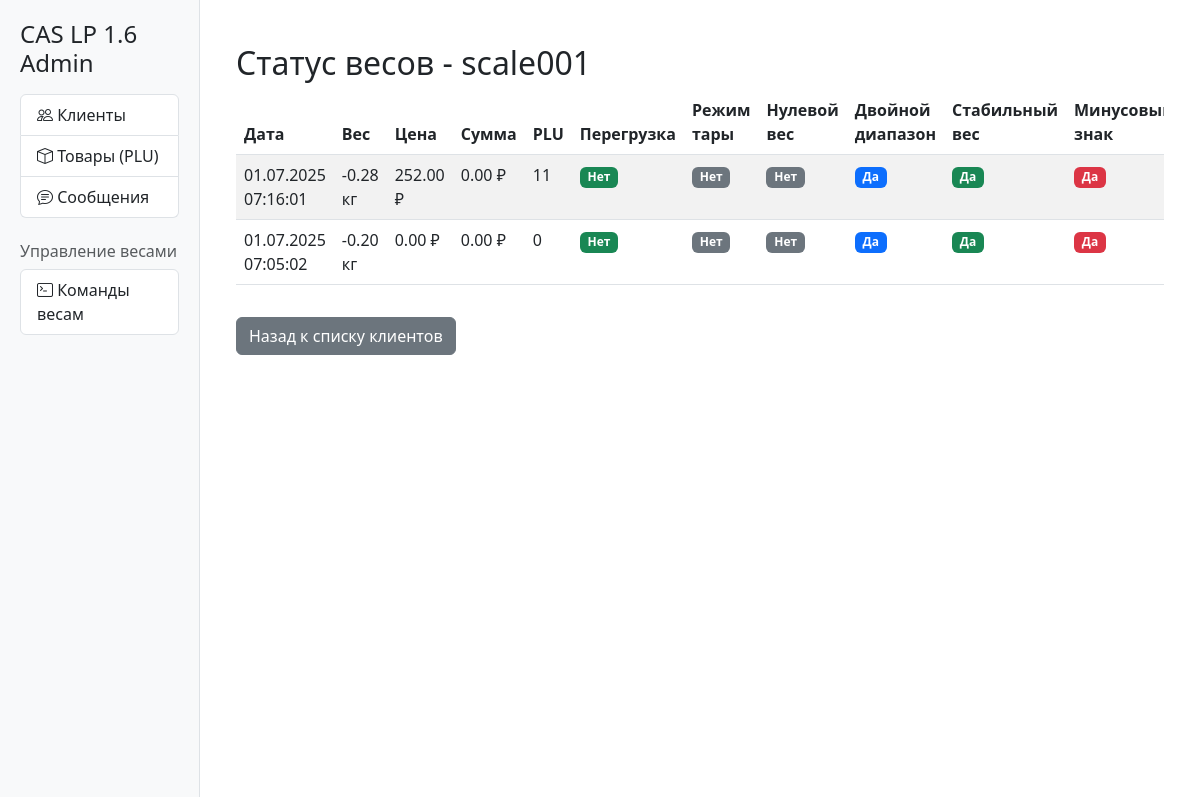
/status/scale001, run on the app's committed database.
### server.py (models this page shows)
class ScaleStatus(db.Model):
    id = db.Column(db.Integer, primary_key=True)
    client_id = db.Column(db.String(64), db.ForeignKey('client.client_id'))
    status_byte = db.Column(db.Integer, default=0)  # Байт статуса
    weight = db.Column(db.Integer, default=0)  # Вес
    price = db.Column(db.Integer, default=0)  # Цена
    sum = db.Column(db.Integer, default=0)  # Сумма
    plu_number = db.Column(db.Integer, default=0)  # Номер PLU
    overload = db.Column(db.Boolean, default=False)  # Перегрузка
    tare_mode = db.Column(db.Boolean, default=False)  # Режим тары
    zero_weight = db.Column(db.Boolean, default=False)  # Нулевой вес
    dual_range = db.Column(db.Boolean, default=False)  # Двойной диапазон
    stable_weight = db.Column(db.Boolean, default=False)  # Стабильный вес
    minus_sign = db.Column(db.Boolean, default=False)  # Минусовый знак
    created_at = db.Column(db.DateTime, default=datetime.utcnow)

### server.py (the view)
@app.route('/status/<client_id>')
def status_view(client_id):
    statuses = ScaleStatus.query.filter_by(client_id=client_id).order_by(ScaleStatus.created_at.desc()).limit(10).all()
    return render_template('status.html', client_id=client_id, statuses=statuses)

### templates/status.html (shortened to what this page needs)
{% extends "base.html" %}
{% block content %}
<div class="container mt-4">
    <h2>Статус весов - {{ client_id }}</h2>
    {% if statuses %}
    <div class="table-responsive">
        <table class="table table-striped">
            <thead>
                <tr>
                    <th>Дата</th>
                    <th>Вес</th>
                    <th>Цена</th>
                    <th>Сумма</th>
                    <th>PLU</th>
                    <th>Перегрузка</th>
                    <th>Режим тары</th>
                    <th>Нулевой вес</th>
                    <th>Двойной диапазон</th>
                    <th>Стабильный вес</th>
                    <th>Минусовый знак</th>
                </tr>
            </thead>
            <tbody>
                {% for status in statuses %}
                <tr>
                    <td>{{ status.created_at.strftime('%d.%m.%Y %H:%M:%S') }}</td>
                    <td>{{ "%.2f"|format(status.weight / 100) }} кг</td>
                    <td>{{ "%.2f"|format(status.price / 100) }} ₽</td>
                    <td>{{ "%.2f"|format(status.sum / 100) }} ₽</td>
                    <td>{{ status.plu_number }}</td>
                    <td>
                        {% if status.overload %}
                        <span class="badge bg-danger">Да</span>
                        {% else %}
                        <span class="badge bg-success">Нет</span>
                        {% endif %}
                    </td>
                    <td>
                        {% if status.tare_mode %}
                        <span class="badge bg-warning">Да</span>
                        {% else %}
                        <span class="badge bg-secondary">Нет</span>
                        {% endif %}
                    </td>
                    <td>
                        {% if status.zero_weight %}
                        <span class="badge bg-info">Да</span>
                        {% else %}
                        <span class="badge bg-secondary">Нет</span>
                        {% endif %}
                    </td>
                    <td>
                        {% if status.dual_range %}
                        <span class="badge bg-primary">Да</span>
                        {% else %}
                        <span class="badge bg-secondary">Нет</span>
                        {% endif %}
                    </td>
                    <td>
                        {% if status.stable_weight %}
                        <span class="badge bg-success">Да</span>
                        {% else %}
                        <span class="badge bg-warning">Нет</span>
                        {% endif %}
                    </td>
                    <td>
                        {% if status.minus_sign %}
                        <span class="badge bg-danger">Да</span>
                        {% else %}
                        <span class="badge bg-secondary">Нет</span>
                        {% endif %}
                    </td>
                </tr>
                {% endfor %}
            </tbody>
        </table>
    </div>
    {% else %}
    <div class="alert alert-info">
        Данные о статусе весов не найдены.
    </div>
    {% endif %}
    <div class="mt-3">
        <a href="{{ url_for('index') }}" class="btn btn-secondary">Назад к списку клиентов</a>
    </div>
</div>
{% endblock %}

### data on the page
ScaleStatus: created_at "01.07.2025 07:16:01", status.weight/100 "-0.28", status.price/100 "252.00", status.sum/100 "0.00", plu_number "11", overload "Нет", tare_mode "Нет", zero_weight "Нет", dual_range "Да", stable_weight "Да", minus_sign "Да"
ScaleStatus: created_at "01.07.2025 07:05:02", status.weight/100 "-0.20", status.price/100 "0.00", status.sum/100 "0.00", plu_number "0", overload "Нет", tare_mode "Нет", zero_weight "Нет", dual_range "Да", stable_weight "Да", minus_sign "Да"

### other printed values
{{ client_id }} "scale001"
